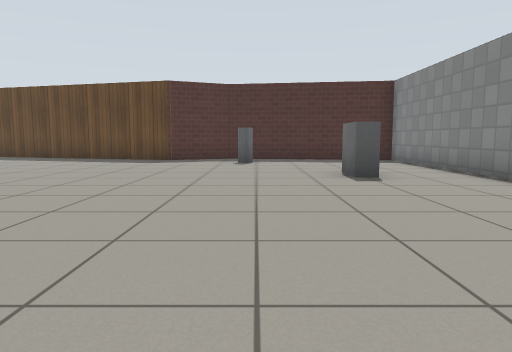
[1] (above)

17 first-person views from a walk through a robot-simulator world made for Gazebo. The camera is 0.72 m above the floor, tilts 6° down and sees 70° across. The floor is counted in squares, 1 m on a side. Each view is taken from the middle of a square. On the plan, view 1 faces up. The plan holds only what a view shows up to about 11 squares ahead; the rest is blank. Simple patterns stand in for the simulator's built-in surfaces.

[2]
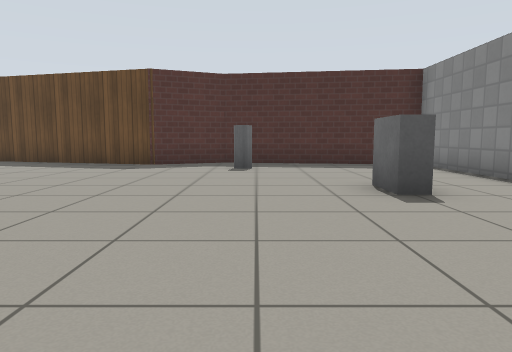

[3]
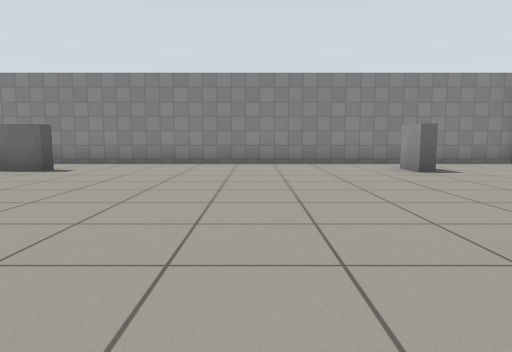

[4]
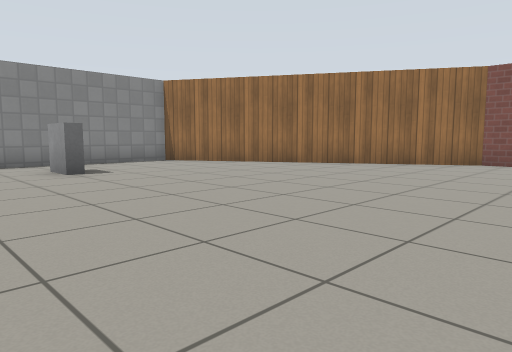

[5]
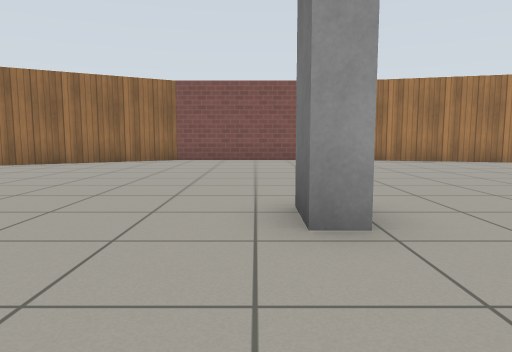

[6]
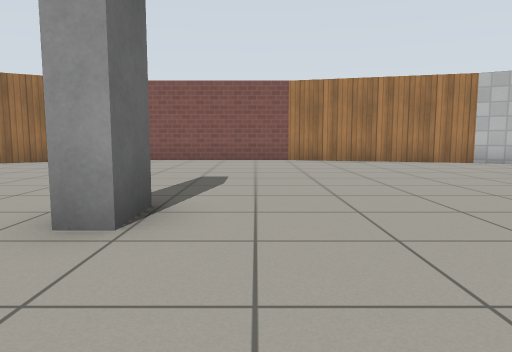

[7]
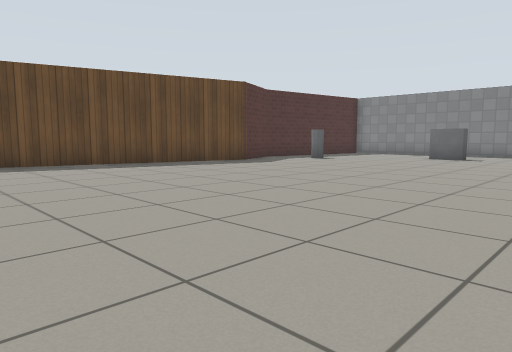

[8]
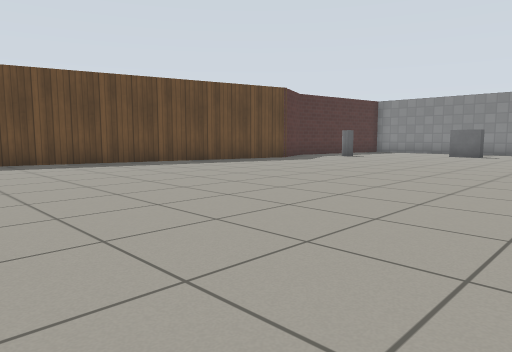

[9]
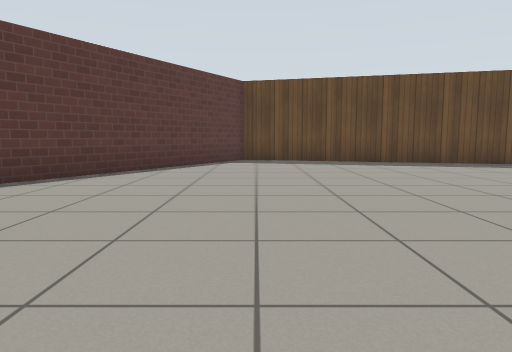

[10]
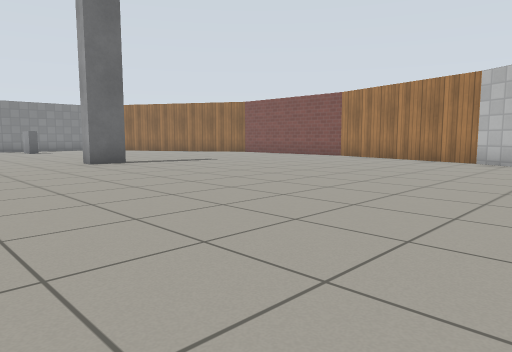

[11]
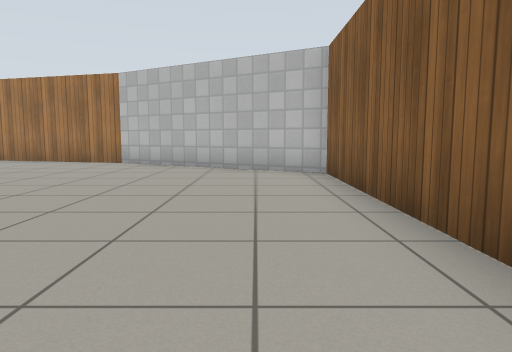

[12]
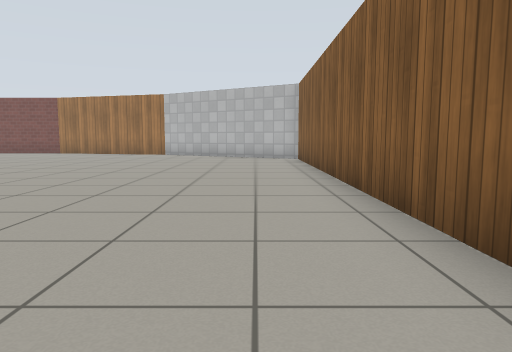

[13]
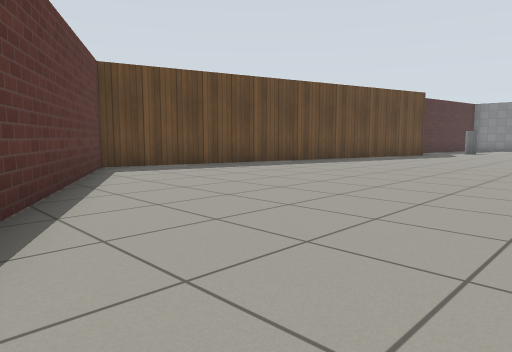

[14]
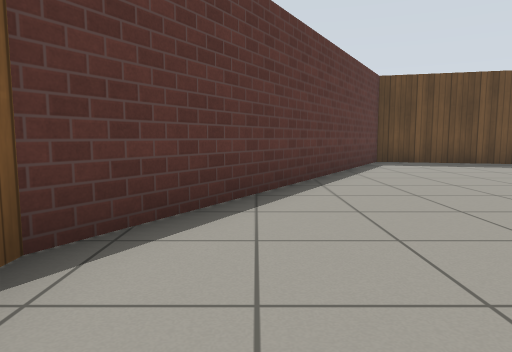

[15]
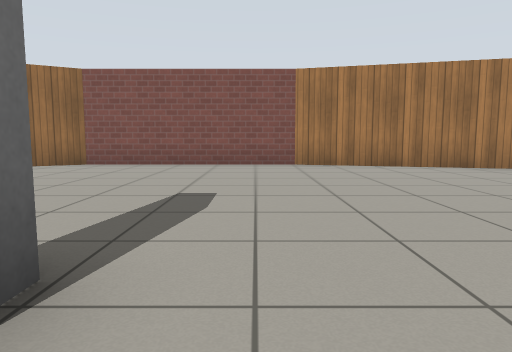

[16]
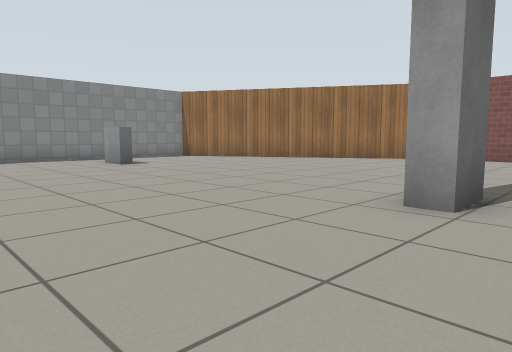

[17]
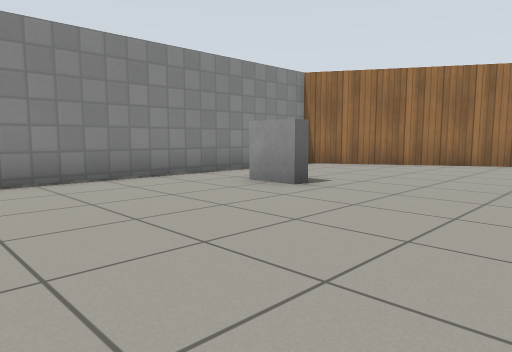

### Floor plan
Points are (right, up) in squares from view 1. A wall is a line through its corners. A room is listed if a view was taken in it or the views show most of it. See-through windows are left out.
Room 1 (views 1, 2, 3, 4, 5, 6, 7, 8, 9, 10, 11, 12, 13, 14, 15, 16, 17)
walls: (-9.1, -9.8) (-3.5, -9.8) (4.4, -5.2) (4.4, 11.8) (-0.9, 12.5) (-2.8, 11.7) (-14.4, 14.9) (-19.4, 6.2) (-19.4, -5.4) (-14.1, -8.4); (-14.2, -8.4) (-9, -9.8)
objects: grey box (-7, -2) to (-7, -1); grey cylinder (0, 11); grey box (2, -2); grey box (2, 7)

Positions as (right, up) in squares from view 1, and headings:
1: (0, 0), facing up
2: (0, 2), facing up
3: (-6, 2), facing right
4: (-6, 1), facing down-right
5: (-6, 2), facing down
6: (-8, 2), facing down
7: (-11, 3), facing up-right
8: (-13, 3), facing up-right
9: (-14, 3), facing up
10: (-17, 3), facing down-right
11: (-18, 2), facing down
12: (-18, 7), facing down
13: (-18, 6), facing up-right
14: (-18, 4), facing up
15: (-8, 0), facing down
16: (-8, 3), facing down-right
17: (-2, 3), facing down-right
